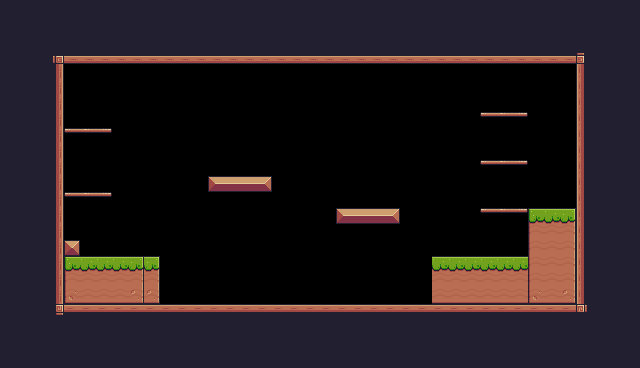

The image is a tile-based game level rendered from a .tmx file. Its description and complete source (layers, tilesets, objects, tile grids) follow:
An orthogonal 40x23 tile map with 16x16 px tiles, 1 tile layer (Background) and 32 objects (12x Fruit, 5x Platform, Player, Saw, Checkpoint, ...).

<map version="1.10" tiledversion="1.10.2" orientation="orthogonal" renderorder="right-down" width="40" height="23" tilewidth="16" tileheight="16" infinite="0" nextlayerid="4" nextobjectid="44">
 <tileset firstgid="1" source="Pixel Adventure.tsx" />
 <layer id="1" name="Background" width="40" height="23">
  <properties>
   <property name="BackgroundColor" value="Blue" />
  </properties>
  <data encoding="csv">
24,24,24,24,24,24,24,24,24,24,24,24,24,24,24,24,24,24,24,24,112,112,112,112,112,112,112,24,24,24,24,24,24,24,24,24,24,24,24,24,
24,24,24,24,24,24,24,24,24,24,24,24,24,24,24,24,24,24,24,24,24,24,24,24,24,24,24,24,24,24,24,24,24,24,24,24,24,24,24,24,
24,24,24,24,24,24,24,24,24,24,24,24,24,24,24,24,24,24,24,24,24,24,24,24,24,24,24,24,24,24,24,24,24,24,24,24,24,24,24,24,
24,24,24,92,134,134,134,134,134,134,134,134,134,134,134,134,134,134,134,134,134,134,134,134,134,134,134,134,134,134,134,134,134,134,134,134,93,24,24,24,
24,24,24,113,0,0,0,0,0,0,0,0,0,0,0,0,0,0,0,0,0,0,0,0,0,0,0,0,0,0,0,0,0,0,0,0,111,24,24,24,
24,24,24,113,0,0,0,0,0,0,0,0,0,0,0,0,0,0,0,0,0,0,0,0,0,0,0,0,0,0,0,0,0,0,0,0,111,24,24,24,
24,24,24,113,0,0,0,0,0,0,0,0,0,0,0,0,0,0,0,0,0,0,0,0,0,0,0,0,0,0,0,0,0,0,0,0,111,24,24,24,
24,24,24,113,0,0,0,0,0,0,0,0,0,0,0,0,0,0,0,0,0,0,0,0,0,0,0,0,0,0,40,41,42,0,0,0,111,24,24,24,
24,24,24,113,40,41,42,0,0,0,0,0,0,0,0,0,0,0,0,0,0,0,0,0,0,0,0,0,0,0,0,0,0,0,0,0,111,24,24,24,
24,24,24,113,0,0,0,0,0,0,0,0,0,0,0,0,0,0,0,0,0,0,0,0,0,0,0,0,0,0,0,0,0,0,0,0,111,24,24,24,
24,24,24,113,0,0,0,0,0,0,0,0,0,0,0,0,0,0,0,0,0,0,0,0,0,0,0,0,0,0,40,41,42,0,0,0,111,24,24,24,
24,24,24,113,0,0,0,0,0,0,0,0,0,13,14,14,15,0,0,0,0,0,0,0,0,0,0,0,0,0,0,0,0,0,0,0,111,24,24,24,
24,24,24,113,40,41,42,0,0,0,0,0,0,0,0,0,0,0,0,0,0,0,0,0,0,0,0,0,0,0,0,0,0,0,0,0,111,24,24,24,
24,24,24,113,0,0,0,0,0,0,0,0,0,0,0,0,0,0,0,0,0,13,14,14,15,0,0,0,0,0,40,41,42,7,8,9,111,24,24,24,
24,24,24,113,0,0,0,0,0,0,0,0,0,0,0,0,0,0,0,0,0,0,0,0,0,0,0,0,0,0,0,0,0,29,30,31,111,24,24,24,
24,24,24,113,35,0,0,0,0,0,0,0,0,0,0,0,0,0,0,0,0,0,0,0,0,0,0,0,0,0,0,0,0,29,30,31,111,24,24,24,
24,24,24,113,7,8,8,8,9,9,0,0,0,0,0,0,0,0,0,0,0,0,0,0,0,0,0,8,8,8,8,8,8,29,30,31,111,24,24,24,
24,24,24,113,29,30,30,30,31,31,0,0,0,0,0,0,0,0,0,0,0,0,0,0,0,0,0,30,30,30,30,30,30,29,30,31,111,24,24,24,
24,24,24,113,51,52,52,52,53,53,0,0,0,0,0,0,0,0,0,0,0,0,0,0,0,0,0,52,52,52,52,52,52,51,52,53,111,24,24,24,
24,24,24,114,90,90,90,90,90,90,90,90,90,90,90,90,90,90,90,90,90,90,90,90,90,90,90,90,90,90,90,90,90,90,90,90,115,24,24,24,
24,24,24,24,24,24,24,24,24,24,24,24,24,24,24,24,24,24,24,24,24,24,24,24,24,24,24,24,24,24,24,24,24,24,24,24,24,24,24,24,
24,24,24,112,112,112,112,112,112,112,112,112,112,112,112,112,112,112,112,112,112,112,112,112,24,24,24,24,24,24,24,24,24,24,24,24,24,112,112,24,
24,24,24,24,24,24,24,24,24,112,112,112,112,112,112,112,112,112,112,112,112,112,24,24,24,24,24,24,24,24,24,24,24,24,24,24,24,112,24,24
</data>
 </layer>
 <objectgroup id="3" name="Collisions">
  <object id="2" x="48" y="48" width="16" height="272" />
  <object id="3" x="64" y="304" width="528" height="16" />
  <object id="4" x="48" y="48" width="544" height="16" />
  <object id="6" x="576" y="64" width="16" height="240" />
  <object id="8" x="208" y="176" width="64" height="16" />
  <object id="9" x="336" y="208" width="64" height="16" />
  <object id="10" x="64" y="240" width="16" height="16" />
  <object id="11" x="64" y="256" width="96" height="48" />
  <object id="12" x="432" y="256" width="144" height="48" />
  <object id="14" type="Platform" x="480" y="112" width="48" height="16" />
  <object id="18" type="Platform" x="480" y="160" width="48" height="16" />
  <object id="20" type="Platform" x="64" y="128" width="48" height="16" />
  <object id="21" type="Platform" x="64" y="192" width="48" height="16" />
  <object id="22" type="Platform" x="480" y="208" width="48" height="16" />
  <object id="37" x="528" y="208" width="48" height="48" />
  <object id="39" x="656" y="416" />
 </objectgroup>
 <objectgroup id="2" name="Spawnpoints">
  <object id="1" name="Player" type="Player" x="128" y="224" width="33.2368" height="31.9585" />
  <object id="23" name="Bananas" type="Fruit" x="64" y="96" width="32" height="32" />
  <object id="24" name="Bananas" type="Fruit" x="496" y="80" width="32" height="32" />
  <object id="25" name="Bananas" type="Fruit" x="368" y="176" width="32" height="32" />
  <object id="26" name="Apple" type="Fruit" x="64" y="208" width="32" height="32" />
  <object id="27" name="Cherries" type="Fruit" x="336" y="176" width="32" height="32" />
  <object id="28" name="Cherries" type="Fruit" x="208" y="144" width="32" height="32" />
  <object id="29" name="Apple" type="Fruit" x="240" y="144" width="32" height="32" />
  <object id="30" name="Kiwi" type="Fruit" x="352" y="144" width="32" height="32" />
  <object id="31" name="Kiwi" type="Fruit" x="224" y="112" width="32" height="32" />
  <object id="32" name="Orange" type="Fruit" x="64" y="160" width="32" height="32" />
  <object id="33" name="Orange" type="Fruit" x="496" y="128" width="32" height="32" />
  <object id="34" name="Apple" type="Fruit" x="496" y="176" width="32" height="32" />
  <object id="36" type="Saw" x="288" y="144" width="32" height="32">
   <properties>
    <property name="isVertical" type="bool" value="true" />
    <property name="offNeg" type="float" value="5" />
    <property name="offPos" type="float" value="3" />
   </properties>
  </object>
  <object id="40" type="Checkpoint" x="512" y="144" width="64" height="64" />
  <object id="43" type="Chicken" x="320" y="272" width="32" height="32">
   <properties>
    <property name="offNeg" type="float" value="11" />
    <property name="offPos" type="float" value="6" />
   </properties>
  </object>
 </objectgroup>
</map>
